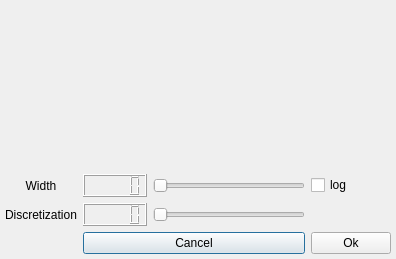
<?xml version="1.0" encoding="UTF-8"?>
<ui version="4.0">
 <class>ConvolutionClusteringSetup</class>
 <widget class="QDialog" name="ConvolutionClusteringSetup">
  <property name="geometry">
   <rect>
    <x>0</x>
    <y>0</y>
    <width>396</width>
    <height>259</height>
   </rect>
  </property>
  <property name="windowTitle">
   <string>Convolution Clustering Parameters</string>
  </property>
  <layout class="QGridLayout">
   <property name="leftMargin">
    <number>5</number>
   </property>
   <property name="topMargin">
    <number>5</number>
   </property>
   <property name="rightMargin">
    <number>5</number>
   </property>
   <property name="bottomMargin">
    <number>5</number>
   </property>
   <property name="spacing">
    <number>6</number>
   </property>
   <item row="1" column="0">
    <widget class="QLabel" name="TextLabel1">
     <property name="text">
      <string>Width</string>
     </property>
     <property name="alignment">
      <set>Qt::AlignCenter</set>
     </property>
     <property name="wordWrap">
      <bool>false</bool>
     </property>
    </widget>
   </item>
   <item row="0" column="0" colspan="4">
    <widget class="QFrame" name="Frame3">
     <property name="toolTip">
      <string>Histogram of value</string>
     </property>
     <property name="frameShape">
      <enum>QFrame::NoFrame</enum>
     </property>
     <property name="frameShadow">
      <enum>QFrame::Plain</enum>
     </property>
    </widget>
   </item>
   <item row="1" column="2">
    <widget class="QSlider" name="widthSlider">
     <property name="minimum">
      <number>1</number>
     </property>
     <property name="orientation">
      <enum>Qt::Horizontal</enum>
     </property>
    </widget>
   </item>
   <item row="1" column="1">
    <widget class="QLCDNumber" name="LCDNumber1"/>
   </item>
   <item row="2" column="2">
    <widget class="QSlider" name="discretizationSlider">
     <property name="orientation">
      <enum>Qt::Horizontal</enum>
     </property>
    </widget>
   </item>
   <item row="2" column="0">
    <widget class="QLabel" name="TextLabel1_3">
     <property name="text">
      <string>Discretization</string>
     </property>
     <property name="alignment">
      <set>Qt::AlignCenter</set>
     </property>
     <property name="wordWrap">
      <bool>false</bool>
     </property>
    </widget>
   </item>
   <item row="2" column="1">
    <widget class="QLCDNumber" name="LCDNumber1_3"/>
   </item>
   <item row="3" column="1" colspan="2">
    <widget class="QPushButton" name="cancelButton">
     <property name="text">
      <string>Cancel</string>
     </property>
    </widget>
   </item>
   <item row="1" column="3">
    <widget class="QCheckBox" name="CheckBox1">
     <property name="text">
      <string>log</string>
     </property>
    </widget>
   </item>
   <item row="3" column="3">
    <widget class="QPushButton" name="okButton">
     <property name="text">
      <string>Ok</string>
     </property>
    </widget>
   </item>
  </layout>
 </widget>
 <layoutdefault spacing="6" margin="11"/>
 <resources/>
 <connections/>
</ui>
